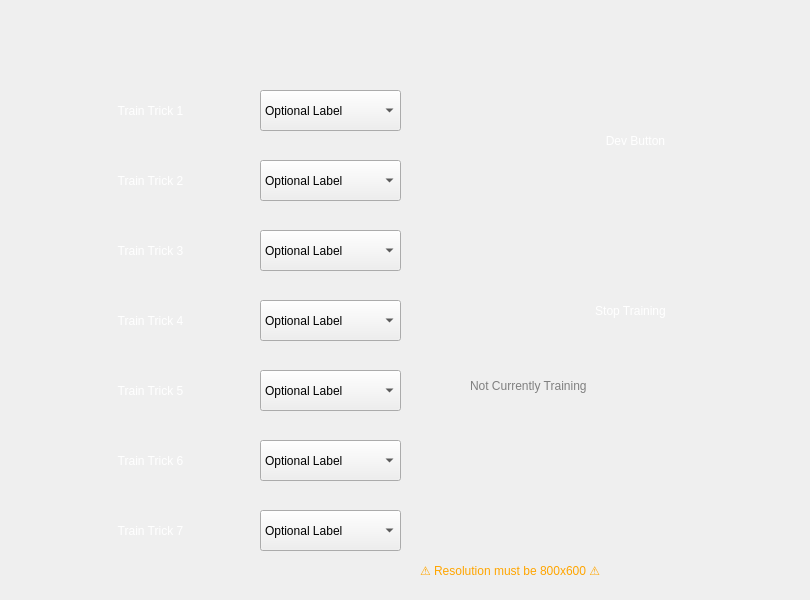
     <widget class="QWidget" name="doodlePage">
      <widget class="QPushButton" name="start_trick1Btn">
       <property name="geometry">
        <rect>
         <x>70</x>
         <y>80</y>
         <width>161</width>
         <height>61</height>
        </rect>
       </property>
       <property name="styleSheet">
        <string notr="true">QPushButton{
	background-color: qlineargradient(
    		spread:pad,
    		x1:0.5, y1:0,
    		x2:0.5, y2:1,
    		stop:0 #3768d8,
    		stop:1 #1f469f
	);
	border: 1px solid transparent;
	border-radius: 12px;
	color: white;
}

QPushButton:hover{
	background-color: qlineargradient(
    		spread:pad,
    		x1:0.5, y1:0,
    		x2:0.5, y2:1,
    		stop:0 rgba(29, 150, 231, 255),
    		stop:1 rgba(1, 115, 193, 255)
	);
	border: 1px solid transparent;
	border-radius: 12px;
	color: white
}

QPushButton:pressed{
	background-color: qlineargradient(
    		spread:pad,
    		x1:0.5, y1:0,
    		x2:0.5, y2:1,
    		stop:0 rgba(20, 121, 190, 255),
    		stop:1 rgba(1, 85, 142, 255) 
	);
	border: 1px solid transparent;
	border-radius: 12px;
	color: white
}</string>
       </property>
       <property name="text">
        <string>Train Trick 1</string>
       </property>
      </widget>
      <widget class="QPushButton" name="stop_trainingBtn">
       <property name="geometry">
        <rect>
         <x>540</x>
         <y>270</y>
         <width>181</width>
         <height>81</height>
        </rect>
       </property>
       <property name="styleSheet">
        <string notr="true">QPushButton{
	background-color: qlineargradient(
    		spread:pad,
    		x1:0.5, y1:0,
    		x2:0.5, y2:1,
    		stop:0 #d84445,
    		stop:1 #a42223
	);
	border: 1px solid transparent;
	border-radius: 12px;
	color: white;
}

QPushButton:hover{
	background-color: qlineargradient(
    		spread:pad,
    		x1:0.5, y1:0,
    		x2:0.5, y2:1,
    		stop:0 #ea9899,
    		stop:1 #db5152
	);
	border: 1px solid transparent;
	border-radius: 12px;
	color: white
}

QPushButton:pressed{
	background-color: qlineargradient(
    		spread:pad,
    		x1:0.5, y1:0,
    		x2:0.5, y2:1,
    		stop:0 #971f20,
    		stop:1 #501011
	);
	border: 1px solid transparent;
	border-radius: 12px;
	color: white
}</string>
       </property>
       <property name="text">
        <string>Stop Training</string>
       </property>
      </widget>
      <widget class="QPushButton" name="start_trick2Btn">
       <property name="geometry">
        <rect>
         <x>70</x>
         <y>150</y>
         <width>161</width>
         <height>61</height>
        </rect>
       </property>
       <property name="styleSheet">
        <string notr="true">QPushButton{
	background-color: qlineargradient(
    		spread:pad,
    		x1:0.5, y1:0,
    		x2:0.5, y2:1,
    		stop:0 #3768d8,
    		stop:1 #1f469f
	);
	border: 1px solid transparent;
	border-radius: 12px;
	color: white;
}

QPushButton:hover{
	background-color: qlineargradient(
    		spread:pad,
    		x1:0.5, y1:0,
    		x2:0.5, y2:1,
    		stop:0 rgba(29, 150, 231, 255),
    		stop:1 rgba(1, 115, 193, 255)
	);
	border: 1px solid transparent;
	border-radius: 12px;
	color: white
}

QPushButton:pressed{
	background-color: qlineargradient(
    		spread:pad,
    		x1:0.5, y1:0,
    		x2:0.5, y2:1,
    		stop:0 rgba(20, 121, 190, 255),
    		stop:1 rgba(1, 85, 142, 255) 
	);
	border: 1px solid transparent;
	border-radius: 12px;
	color: white
}</string>
       </property>
       <property name="text">
        <string>Train Trick 2</string>
       </property>
      </widget>
      <widget class="QPushButton" name="grab_coordsBtn">
       <property name="geometry">
        <rect>
         <x>580</x>
         <y>100</y>
         <width>111</width>
         <height>81</height>
        </rect>
       </property>
       <property name="styleSheet">
        <string notr="true">QPushButton{
	background-color: qlineargradient(
    		spread:pad,
    		x1:0.5, y1:0,
    		x2:0.5, y2:1,
    		stop:0 #3deb34,
    		stop:1 #23ad1c
	);
	border: 1px solid transparent;
	border-radius: 12px;
	color: white;
}

QPushButton:hover{
	background-color: qlineargradient(
    		spread:pad,
    		x1:0.5, y1:0,
    		x2:0.5, y2:1,
    		stop:0 #ea9899,
    		stop:1 #db5152
	);
	border: 1px solid transparent;
	border-radius: 12px;
	color: white
}

QPushButton:pressed{
	background-color: qlineargradient(
    		spread:pad,
    		x1:0.5, y1:0,
    		x2:0.5, y2:1,
    		stop:0 #971f20,
    		stop:1 #501011
	);
	border: 1px solid transparent;
	border-radius: 12px;
	color: white
}</string>
       </property>
       <property name="text">
        <string>Dev Button</string>
       </property>
      </widget>
      <widget class="QPushButton" name="start_trick3Btn">
       <property name="geometry">
        <rect>
         <x>70</x>
         <y>220</y>
         <width>161</width>
         <height>61</height>
        </rect>
       </property>
       <property name="styleSheet">
        <string notr="true">QPushButton{
	background-color: qlineargradient(
    		spread:pad,
    		x1:0.5, y1:0,
    		x2:0.5, y2:1,
    		stop:0 #3768d8,
    		stop:1 #1f469f
	);
	border: 1px solid transparent;
	border-radius: 12px;
	color: white;
}

QPushButton:hover{
	background-color: qlineargradient(
    		spread:pad,
    		x1:0.5, y1:0,
    		x2:0.5, y2:1,
    		stop:0 rgba(29, 150, 231, 255),
    		stop:1 rgba(1, 115, 193, 255)
	);
	border: 1px solid transparent;
	border-radius: 12px;
	color: white
}

QPushButton:pressed{
	background-color: qlineargradient(
    		spread:pad,
    		x1:0.5, y1:0,
    		x2:0.5, y2:1,
    		stop:0 rgba(20, 121, 190, 255),
    		stop:1 rgba(1, 85, 142, 255) 
	);
	border: 1px solid transparent;
	border-radius: 12px;
	color: white
}</string>
       </property>
       <property name="text">
        <string>Train Trick 3</string>
       </property>
      </widget>
      <widget class="QPushButton" name="start_trick4Btn">
       <property name="geometry">
        <rect>
         <x>70</x>
         <y>290</y>
         <width>161</width>
         <height>61</height>
        </rect>
       </property>
       <property name="styleSheet">
        <string notr="true">QPushButton{
	background-color: qlineargradient(
    		spread:pad,
    		x1:0.5, y1:0,
    		x2:0.5, y2:1,
    		stop:0 #3768d8,
    		stop:1 #1f469f
	);
	border: 1px solid transparent;
	border-radius: 12px;
	color: white;
}

QPushButton:hover{
	background-color: qlineargradient(
    		spread:pad,
    		x1:0.5, y1:0,
    		x2:0.5, y2:1,
    		stop:0 rgba(29, 150, 231, 255),
    		stop:1 rgba(1, 115, 193, 255)
	);
	border: 1px solid transparent;
	border-radius: 12px;
	color: white
}

QPushButton:pressed{
	background-color: qlineargradient(
    		spread:pad,
    		x1:0.5, y1:0,
    		x2:0.5, y2:1,
    		stop:0 rgba(20, 121, 190, 255),
    		stop:1 rgba(1, 85, 142, 255) 
	);
	border: 1px solid transparent;
	border-radius: 12px;
	color: white
}</string>
       </property>
       <property name="text">
        <string>Train Trick 4</string>
       </property>
      </widget>
      <widget class="QPushButton" name="start_trick5Btn">
       <property name="geometry">
        <rect>
         <x>70</x>
         <y>360</y>
         <width>161</width>
         <height>61</height>
        </rect>
       </property>
       <property name="styleSheet">
        <string notr="true">QPushButton{
	background-color: qlineargradient(
    		spread:pad,
    		x1:0.5, y1:0,
    		x2:0.5, y2:1,
    		stop:0 #3768d8,
    		stop:1 #1f469f
	);
	border: 1px solid transparent;
	border-radius: 12px;
	color: white;
}

QPushButton:hover{
	background-color: qlineargradient(
    		spread:pad,
    		x1:0.5, y1:0,
    		x2:0.5, y2:1,
    		stop:0 rgba(29, 150, 231, 255),
    		stop:1 rgba(1, 115, 193, 255)
	);
	border: 1px solid transparent;
	border-radius: 12px;
	color: white
}

QPushButton:pressed{
	background-color: qlineargradient(
    		spread:pad,
    		x1:0.5, y1:0,
    		x2:0.5, y2:1,
    		stop:0 rgba(20, 121, 190, 255),
    		stop:1 rgba(1, 85, 142, 255) 
	);
	border: 1px solid transparent;
	border-radius: 12px;
	color: white
}</string>
       </property>
       <property name="text">
        <string>Train Trick 5</string>
       </property>
      </widget>
      <widget class="QPushButton" name="start_trick6Btn">
       <property name="geometry">
        <rect>
         <x>70</x>
         <y>430</y>
         <width>161</width>
         <height>61</height>
        </rect>
       </property>
       <property name="styleSheet">
        <string notr="true">QPushButton{
	background-color: qlineargradient(
    		spread:pad,
    		x1:0.5, y1:0,
    		x2:0.5, y2:1,
    		stop:0 #3768d8,
    		stop:1 #1f469f
	);
	border: 1px solid transparent;
	border-radius: 12px;
	color: white;
}

QPushButton:hover{
	background-color: qlineargradient(
    		spread:pad,
    		x1:0.5, y1:0,
    		x2:0.5, y2:1,
    		stop:0 rgba(29, 150, 231, 255),
    		stop:1 rgba(1, 115, 193, 255)
	);
	border: 1px solid transparent;
	border-radius: 12px;
	color: white
}

QPushButton:pressed{
	background-color: qlineargradient(
    		spread:pad,
    		x1:0.5, y1:0,
    		x2:0.5, y2:1,
    		stop:0 rgba(20, 121, 190, 255),
    		stop:1 rgba(1, 85, 142, 255) 
	);
	border: 1px solid transparent;
	border-radius: 12px;
	color: white
}</string>
       </property>
       <property name="text">
        <string>Train Trick 6</string>
       </property>
      </widget>
      <widget class="QPushButton" name="start_trick7Btn">
       <property name="geometry">
        <rect>
         <x>70</x>
         <y>500</y>
         <width>161</width>
         <height>61</height>
        </rect>
       </property>
       <property name="styleSheet">
        <string notr="true">QPushButton{
	background-color: qlineargradient(
    		spread:pad,
    		x1:0.5, y1:0,
    		x2:0.5, y2:1,
    		stop:0 #3768d8,
    		stop:1 #1f469f
	);
	border: 1px solid transparent;
	border-radius: 12px;
	color: white;
}

QPushButton:hover{
	background-color: qlineargradient(
    		spread:pad,
    		x1:0.5, y1:0,
    		x2:0.5, y2:1,
    		stop:0 rgba(29, 150, 231, 255),
    		stop:1 rgba(1, 115, 193, 255)
	);
	border: 1px solid transparent;
	border-radius: 12px;
	color: white
}

QPushButton:pressed{
	background-color: qlineargradient(
    		spread:pad,
    		x1:0.5, y1:0,
    		x2:0.5, y2:1,
    		stop:0 rgba(20, 121, 190, 255),
    		stop:1 rgba(1, 85, 142, 255) 
	);
	border: 1px solid transparent;
	border-radius: 12px;
	color: white
}</string>
       </property>
       <property name="text">
        <string>Train Trick 7</string>
       </property>
      </widget>
      <widget class="QLabel" name="current_trickLabel">
       <property name="geometry">
        <rect>
         <x>470</x>
         <y>370</y>
         <width>331</width>
         <height>31</height>
        </rect>
       </property>
       <property name="styleSheet">
        <string notr="true">QLabel {
    qproperty-alignment: 'AlignCenter';
	color: gray;
}</string>
       </property>
       <property name="text">
        <string>Not Currently Training</string>
       </property>
      </widget>
      <widget class="QComboBox" name="labelBox">
       <property name="geometry">
        <rect>
         <x>260</x>
         <y>90</y>
         <width>141</width>
         <height>41</height>
        </rect>
       </property>
       <property name="styleSheet">
        <string notr="true">/* 1. Main ComboBox Container */
QComboBox {
    border: 2px solid #008BF8;
    border-radius: 6px;
    padding: 4px 10px;
    min-width: 6em;
    background-color:  qlineargradient(
    		spread:pad,
    		x1:0.5, y1:0,
    		x2:0.5, y2:1,
    		stop:0 #3792d8,
    		stop:1 #2276b5
    );
    color: #ffffff;
    font-size: 14px;
}

/* Main container state variations */
QComboBox:editable {
    background: #008BF8;
}

QComboBox:focus {
    border: 2px solid #295ed5;
}

QComboBox:on {
    border-bottom-left-radius: 0px;
    border-bottom-right-radius: 0px;
    background-color: qlineargradient(
        spread:pad,
        x1:0.5, y1:0,
        x2:0.5, y2:1,
        stop:0 #5f86e0,
        stop:1 #295ed5
    );
}

/* 2. The Drop-Down Arrow Button Wrapper */
QComboBox::drop-down {
    subcontrol-origin: padding;
    subcontrol-position: top right;
    width: 25px;
    border-left-width: 1px;
    border-left-color: white;
    border-left-style: solid;
    border-top-right-radius: 4px;
    border-bottom-right-radius: 4px;
}

/* The actual arrow icon inside the wrapper */
QComboBox::down-arrow {
    image: url(config/icons/arrow_down.png);
    width: 12px;
    height: 12px;
}

/* Shift arrow slightly down when active */
QComboBox::down-arrow:on {
    top: 1px;
    left: 1px;
}

/* 3. The Popup Menu List View */
QComboBox QAbstractItemView {
    border: 2px solid #295ed5;
    border-top: none;
    background-color: #008BF8;
    color: #ffffff;
    selection-background-color: #295ed5;
    selection-color: #ffffff;
    outline: 0px;
}

/* Individual list items */
QComboBox QAbstractItemView::item {
    min-height: 30px;
    padding-left: 10px;
}

/* Highlighted/Hovered list item */
QComboBox</string>
       </property>
       <item>
        <property name="text">
         <string>Optional Label</string>
        </property>
       </item>
       <item>
        <property name="text">
         <string>Jump</string>
        </property>
       </item>
       <item>
        <property name="text">
         <string>Beg</string>
        </property>
       </item>
       <item>
        <property name="text">
         <string>Play Dead</string>
        </property>
       </item>
       <item>
        <property name="text">
         <string>Rollover</string>
        </property>
       </item>
       <item>
        <property name="text">
         <string>Backflip</string>
        </property>
       </item>
       <item>
        <property name="text">
         <string>Dance</string>
        </property>
       </item>
       <item>
        <property name="text">
         <string>Speak</string>
        </property>
       </item>
      </widget>
      <widget class="QComboBox" name="labelBox_2">
       <property name="geometry">
        <rect>
         <x>260</x>
         <y>160</y>
         <width>141</width>
         <height>41</height>
        </rect>
       </property>
       <property name="styleSheet">
        <string notr="true">/* 1. Main ComboBox Container */
QComboBox {
    border: 2px solid #008BF8;
    border-radius: 6px;
    padding: 4px 10px;
    min-width: 6em;
    background-color:  qlineargradient(
    		spread:pad,
    		x1:0.5, y1:0,
    		x2:0.5, y2:1,
    		stop:0 #3792d8,
    		stop:1 #2276b5
    );
    color: #ffffff;
    font-size: 14px;
}

/* Main container state variations */
QComboBox:editable {
    background: #008BF8;
}

QComboBox:focus {
    border: 2px solid #295ed5;
}

QComboBox:on {
    border-bottom-left-radius: 0px;
    border-bottom-right-radius: 0px;
    background-color: qlineargradient(
        spread:pad,
        x1:0.5, y1:0,
        x2:0.5, y2:1,
        stop:0 #5f86e0,
        stop:1 #295ed5
    );
}

/* 2. The Drop-Down Arrow Button Wrapper */
QComboBox::drop-down {
    subcontrol-origin: padding;
    subcontrol-position: top right;
    width: 25px;
    border-left-width: 1px;
    border-left-color: white;
    border-left-style: solid;
    border-top-right-radius: 4px;
    border-bottom-right-radius: 4px;
}

/* The actual arrow icon inside the wrapper */
QComboBox::down-arrow {
    image: url(config/icons/arrow_down.png);
    width: 12px;
    height: 12px;
}

/* Shift arrow slightly down when active */
QComboBox::down-arrow:on {
    top: 1px;
    left: 1px;
}

/* 3. The Popup Menu List View */
QComboBox QAbstractItemView {
    border: 2px solid #295ed5;
    border-top: none;
    background-color: #008BF8;
    color: #ffffff;
    selection-background-color: #295ed5;
    selection-color: #ffffff;
    outline: 0px;
}

/* Individual list items */
QComboBox QAbstractItemView::item {
    min-height: 30px;
    padding-left: 10px;
}

/* Highlighted/Hovered list item */
QComboBox</string>
       </property>
       <item>
        <property name="text">
         <string>Optional Label</string>
        </property>
       </item>
       <item>
        <property name="text">
         <string>Jump</string>
        </property>
       </item>
       <item>
        <property name="text">
         <string>Beg</string>
        </property>
       </item>
       <item>
        <property name="text">
         <string>Play Dead</string>
        </property>
       </item>
       <item>
        <property name="text">
         <string>Rollover</string>
        </property>
       </item>
       <item>
        <property name="text">
         <string>Backflip</string>
        </property>
       </item>
       <item>
        <property name="text">
         <string>Dance</string>
        </property>
       </item>
       <item>
        <property name="text">
         <string>Speak</string>
        </property>
       </item>
      </widget>
      <widget class="QComboBox" name="labelBox_3">
       <property name="geometry">
        <rect>
         <x>260</x>
         <y>230</y>
         <width>141</width>
         <height>41</height>
        </rect>
       </property>
       <property name="styleSheet">
        <string notr="true">/* 1. Main ComboBox Container */
QComboBox {
    border: 2px solid #008BF8;
    border-radius: 6px;
    padding: 4px 10px;
    min-width: 6em;
    background-color:  qlineargradient(
    		spread:pad,
    		x1:0.5, y1:0,
    		x2:0.5, y2:1,
    		stop:0 #3792d8,
    		stop:1 #2276b5
    );
    color: #ffffff;
    font-size: 14px;
}

/* Main container state variations */
QComboBox:editable {
    background: #008BF8;
}

QComboBox:focus {
    border: 2px solid #295ed5;
}

QComboBox:on {
    border-bottom-left-radius: 0px;
    border-bottom-right-radius: 0px;
    background-color: qlineargradient(
        spread:pad,
        x1:0.5, y1:0,
        x2:0.5, y2:1,
        stop:0 #5f86e0,
        stop:1 #295ed5
    );
}

/* 2. The Drop-Down Arrow Button Wrapper */
QComboBox::drop-down {
    subcontrol-origin: padding;
    subcontrol-position: top right;
    width: 25px;
    border-left-width: 1px;
    border-left-color: white;
    border-left-style: solid;
    border-top-right-radius: 4px;
    border-bottom-right-radius: 4px;
}

/* The actual arrow icon inside the wrapper */
QComboBox::down-arrow {
    image: url(config/icons/arrow_down.png);
    width: 12px;
    height: 12px;
}

/* Shift arrow slightly down when active */
QComboBox::down-arrow:on {
    top: 1px;
    left: 1px;
}

/* 3. The Popup Menu List View */
QComboBox QAbstractItemView {
    border: 2px solid #295ed5;
    border-top: none;
    background-color: #008BF8;
    color: #ffffff;
    selection-background-color: #295ed5;
    selection-color: #ffffff;
    outline: 0px;
}

/* Individual list items */
QComboBox QAbstractItemView::item {
    min-height: 30px;
    padding-left: 10px;
}

/* Highlighted/Hovered list item */
QComboBox</string>
       </property>
       <item>
        <property name="text">
         <string>Optional Label</string>
        </property>
       </item>
       <item>
        <property name="text">
         <string>Jump</string>
        </property>
       </item>
       <item>
        <property name="text">
         <string>Beg</string>
        </property>
       </item>
       <item>
        <property name="text">
         <string>Play Dead</string>
        </property>
       </item>
       <item>
        <property name="text">
         <string>Rollover</string>
        </property>
       </item>
       <item>
        <property name="text">
         <string>Backflip</string>
        </property>
       </item>
       <item>
        <property name="text">
         <string>Dance</string>
        </property>
       </item>
       <item>
        <property name="text">
         <string>Speak</string>
        </property>
       </item>
      </widget>
      <widget class="QComboBox" name="labelBox_4">
       <property name="geometry">
        <rect>
         <x>260</x>
         <y>300</y>
         <width>141</width>
         <height>41</height>
        </rect>
       </property>
       <property name="styleSheet">
        <string notr="true">/* 1. Main ComboBox Container */
QComboBox {
    border: 2px solid #008BF8;
    border-radius: 6px;
    padding: 4px 10px;
    min-width: 6em;
    background-color:  qlineargradient(
    		spread:pad,
    		x1:0.5, y1:0,
    		x2:0.5, y2:1,
    		stop:0 #3792d8,
    		stop:1 #2276b5
    );
    color: #ffffff;
    font-size: 14px;
}

/* Main container state variations */
QComboBox:editable {
    background: #008BF8;
}

QComboBox:focus {
    border: 2px solid #295ed5;
}

QComboBox:on {
    border-bottom-left-radius: 0px;
    border-bottom-right-radius: 0px;
    background-color: qlineargradient(
        spread:pad,
        x1:0.5, y1:0,
        x2:0.5, y2:1,
        stop:0 #5f86e0,
        stop:1 #295ed5
    );
}

/* 2. The Drop-Down Arrow Button Wrapper */
QComboBox::drop-down {
    subcontrol-origin: padding;
    subcontrol-position: top right;
    width: 25px;
    border-left-width: 1px;
    border-left-color: white;
    border-left-style: solid;
    border-top-right-radius: 4px;
    border-bottom-right-radius: 4px;
}

/* The actual arrow icon inside the wrapper */
QComboBox::down-arrow {
    image: url(config/icons/arrow_down.png);
    width: 12px;
    height: 12px;
}

/* Shift arrow slightly down when active */
QComboBox::down-arrow:on {
    top: 1px;
    left: 1px;
}

/* 3. The Popup Menu List View */
QComboBox QAbstractItemView {
    border: 2px solid #295ed5;
    border-top: none;
    background-color: #008BF8;
    color: #ffffff;
    selection-background-color: #295ed5;
    selection-color: #ffffff;
    outline: 0px;
}

/* Individual list items */
QComboBox QAbstractItemView::item {
    min-height: 30px;
    padding-left: 10px;
}

/* Highlighted/Hovered list item */
QComboBox</string>
       </property>
       <item>
        <property name="text">
         <string>Optional Label</string>
        </property>
       </item>
       <item>
        <property name="text">
         <string>Jump</string>
        </property>
       </item>
       <item>
        <property name="text">
         <string>Beg</string>
        </property>
       </item>
       <item>
        <property name="text">
         <string>Play Dead</string>
        </property>
       </item>
       <item>
        <property name="text">
         <string>Rollover</string>
        </property>
       </item>
       <item>
        <property name="text">
         <string>Backflip</string>
        </property>
       </item>
       <item>
        <property name="text">
         <string>Dance</string>
        </property>
       </item>
       <item>
        <property name="text">
         <string>Speak</string>
        </property>
       </item>
      </widget>
      <widget class="QComboBox" name="labelBox_5">
       <property name="geometry">
        <rect>
         <x>260</x>
         <y>370</y>
         <width>141</width>
         <height>41</height>
        </rect>
       </property>
       <property name="styleSheet">
        <string notr="true">/* 1. Main ComboBox Container */
QComboBox {
    border: 2px solid #008BF8;
    border-radius: 6px;
    padding: 4px 10px;
    min-width: 6em;
    background-color:  qlineargradient(
    		spread:pad,
    		x1:0.5, y1:0,
    		x2:0.5, y2:1,
    		stop:0 #3792d8,
    		stop:1 #2276b5
    );
    color: #ffffff;
    font-size: 14px;
}

/* Main container state variations */
QComboBox:editable {
    background: #008BF8;
}

QComboBox:focus {
    border: 2px solid #295ed5;
}

QComboBox:on {
    border-bottom-left-radius: 0px;
    border-bottom-right-radius: 0px;
    background-color: qlineargradient(
        spread:pad,
        x1:0.5, y1:0,
        x2:0.5, y2:1,
        stop:0 #5f86e0,
        stop:1 #295ed5
    );
}

/* 2. The Drop-Down Arrow Button Wrapper */
QComboBox::drop-down {
    subcontrol-origin: padding;
    subcontrol-position: top right;
    width: 25px;
    border-left-width: 1px;
    border-left-color: white;
    border-left-style: solid;
    border-top-right-radius: 4px;
    border-bottom-right-radius: 4px;
}

/* The actual arrow icon inside the wrapper */
QComboBox::down-arrow {
    image: url(config/icons/arrow_down.png);
    width: 12px;
    height: 12px;
}

/* Shift arrow slightly down when active */
QComboBox::down-arrow:on {
    top: 1px;
    left: 1px;
}

/* 3. The Popup Menu List View */
QComboBox QAbstractItemView {
    border: 2px solid #295ed5;
    border-top: none;
    background-color: #008BF8;
    color: #ffffff;
    selection-background-color: #295ed5;
    selection-color: #ffffff;
    outline: 0px;
}

/* Individual list items */
QComboBox QAbstractItemView::item {
    min-height: 30px;
    padding-left: 10px;
}

/* Highlighted/Hovered list item */
QComboBox</string>
       </property>
       <item>
        <property name="text">
         <string>Optional Label</string>
        </property>
       </item>
       <item>
        <property name="text">
         <string>Jump</string>
        </property>
       </item>
       <item>
        <property name="text">
         <string>Beg</string>
        </property>
       </item>
       <item>
        <property name="text">
         <string>Play Dead</string>
        </property>
       </item>
       <item>
        <property name="text">
         <string>Rollover</string>
        </property>
       </item>
       <item>
        <property name="text">
         <string>Backflip</string>
        </property>
       </item>
       <item>
        <property name="text">
         <string>Dance</string>
        </property>
       </item>
       <item>
        <property name="text">
         <string>Speak</string>
        </property>
       </item>
      </widget>
      <widget class="QComboBox" name="labelBox_6">
       <property name="geometry">
        <rect>
         <x>260</x>
         <y>440</y>
         <width>141</width>
         <height>41</height>
        </rect>
       </property>
       <property name="styleSheet">
        <string notr="true">/* 1. Main ComboBox Container */
QComboBox {
    border: 2px solid #008BF8;
    border-radius: 6px;
    padding: 4px 10px;
    min-width: 6em;
    background-color:  qlineargradient(
    		spread:pad,
    		x1:0.5, y1:0,
    		x2:0.5, y2:1,
    		stop:0 #3792d8,
    		stop:1 #2276b5
    );
    color: #ffffff;
    font-size: 14px;
}

/* Main container state variations */
QComboBox:editable {
    background: #008BF8;
}

QComboBox:focus {
    border: 2px solid #295ed5;
}

QComboBox:on {
    border-bottom-left-radius: 0px;
    border-bottom-right-radius: 0px;
    background-color: qlineargradient(
        spread:pad,
        x1:0.5, y1:0,
        x2:0.5, y2:1,
        stop:0 #5f86e0,
        stop:1 #295ed5
    );
}

/* 2. The Drop-Down Arrow Button Wrapper */
QComboBox::drop-down {
    subcontrol-origin: padding;
    subcontrol-position: top right;
    width: 25px;
    border-left-width: 1px;
    border-left-color: white;
    border-left-style: solid;
    border-top-right-radius: 4px;
    border-bottom-right-radius: 4px;
}

/* The actual arrow icon inside the wrapper */
QComboBox::down-arrow {
    image: url(config/icons/arrow_down.png);
    width: 12px;
    height: 12px;
}

/* Shift arrow slightly down when active */
QComboBox::down-arrow:on {
    top: 1px;
    left: 1px;
}

/* 3. The Popup Menu List View */
QComboBox QAbstractItemView {
    border: 2px solid #295ed5;
    border-top: none;
    background-color: #008BF8;
    color: #ffffff;
    selection-background-color: #295ed5;
    selection-color: #ffffff;
    outline: 0px;
}

/* Individual list items */
QComboBox QAbstractItemView::item {
    min-height: 30px;
    padding-left: 10px;
}

/* Highlighted/Hovered list item */
QComboBox</string>
       </property>
       <item>
        <property name="text">
         <string>Optional Label</string>
        </property>
       </item>
       <item>
        <property name="text">
         <string>Jump</string>
        </property>
       </item>
       <item>
        <property name="text">
         <string>Beg</string>
        </property>
       </item>
       <item>
        <property name="text">
         <string>Play Dead</string>
        </property>
       </item>
       <item>
        <property name="text">
         <string>Rollover</string>
        </property>
       </item>
       <item>
        <property name="text">
         <string>Backflip</string>
        </property>
       </item>
       <item>
        <property name="text">
         <string>Dance</string>
        </property>
       </item>
       <item>
        <property name="text">
         <string>Speak</string>
        </property>
       </item>
      </widget>
      <widget class="QComboBox" name="labelBox_7">
       <property name="geometry">
        <rect>
         <x>260</x>
         <y>510</y>
         <width>141</width>
         <height>41</height>
        </rect>
       </property>
       <property name="styleSheet">
        <string notr="true">/* 1. Main ComboBox Container */
QComboBox {
    border: 2px solid #008BF8;
    border-radius: 6px;
    padding: 4px 10px;
    min-width: 6em;
    background-color:  qlineargradient(
    		spread:pad,
    		x1:0.5, y1:0,
    		x2:0.5, y2:1,
    		stop:0 #3792d8,
    		stop:1 #2276b5
    );
    color: #ffffff;
    font-size: 14px;
}

/* Main container state variations */
QComboBox:editable {
    background: #008BF8;
}

QComboBox:focus {
    border: 2px solid #295ed5;
}

QComboBox:on {
    border-bottom-left-radius: 0px;
    border-bottom-right-radius: 0px;
    background-color: qlineargradient(
        spread:pad,
        x1:0.5, y1:0,
        x2:0.5, y2:1,
        stop:0 #5f86e0,
        stop:1 #295ed5
    );
}

/* 2. The Drop-Down Arrow Button Wrapper */
QComboBox::drop-down {
    subcontrol-origin: padding;
    subcontrol-position: top right;
    width: 25px;
    border-left-width: 1px;
    border-left-color: white;
    border-left-style: solid;
    border-top-right-radius: 4px;
    border-bottom-right-radius: 4px;
}

/* The actual arrow icon inside the wrapper */
QComboBox::down-arrow {
    image: url(config/icons/arrow_down.png);
    width: 12px;
    height: 12px;
}

/* Shift arrow slightly down when active */
QComboBox::down-arrow:on {
    top: 1px;
    left: 1px;
}

/* 3. The Popup Menu List View */
QComboBox QAbstractItemView {
    border: 2px solid #295ed5;
    border-top: none;
    background-color: #008BF8;
    color: #ffffff;
    selection-background-color: #295ed5;
    selection-color: #ffffff;
    outline: 0px;
}

/* Individual list items */
QComboBox QAbstractItemView::item {
    min-height: 30px;
    padding-left: 10px;
}

/* Highlighted/Hovered list item */
QComboBox</string>
       </property>
       <item>
        <property name="text">
         <string>Optional Label</string>
        </property>
       </item>
       <item>
        <property name="text">
         <string>Jump</string>
        </property>
       </item>
       <item>
        <property name="text">
         <string>Beg</string>
        </property>
       </item>
       <item>
        <property name="text">
         <string>Play Dead</string>
        </property>
       </item>
       <item>
        <property name="text">
         <string>Rollover</string>
        </property>
       </item>
       <item>
        <property name="text">
         <string>Backflip</string>
        </property>
       </item>
       <item>
        <property name="text">
         <string>Dance</string>
        </property>
       </item>
       <item>
        <property name="text">
         <string>Speak</string>
        </property>
       </item>
      </widget>
      <widget class="QLabel" name="resolutionLabel">
       <property name="geometry">
        <rect>
         <x>420</x>
         <y>550</y>
         <width>381</width>
         <height>41</height>
        </rect>
       </property>
       <property name="styleSheet">
        <string notr="true">QLabel {
    qproperty-alignment: 'AlignCenter';
	color: orange
}</string>
       </property>
       <property name="text">
        <string>⚠️ Resolution must be 800x600 ⚠️</string>
       </property>
      </widget>
     </widget>
